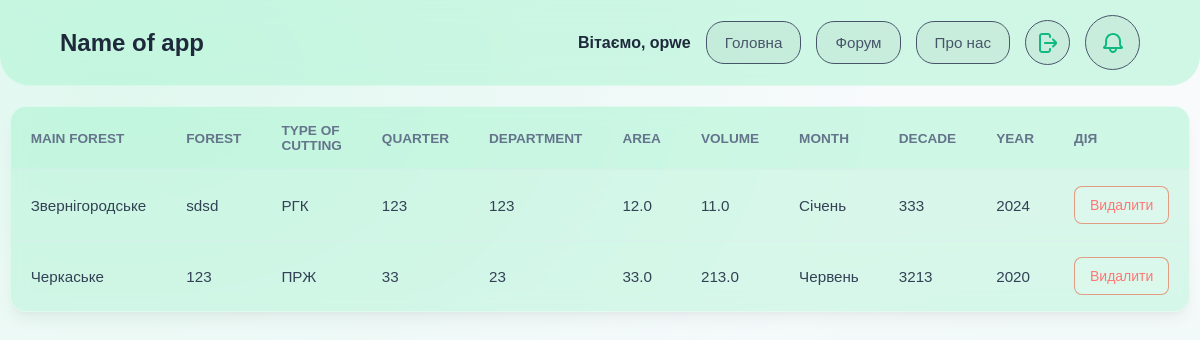
The app's page /favorite (signed in) with its own data.
### DB.py (models this page shows, shortened)
class User(UserMixin, db.Model):
    id = db.Column(db.Integer, primary_key=True)
    isAdmin = db.Column(db.Boolean, default=False)
    username = db.Column(db.String(150), unique=True, nullable=False)
    gmail = db.Column(db.String(150), unique=True, nullable=False)
    password_hash = db.Column(db.String(256), nullable=False)

class Forest(db.Model):
    id = db.Column(db.Integer, primary_key=True)
    mainForest = db.Column(db.String(100), nullable=False)
    forest = db.Column(db.String(100), nullable=False)
    typeCutting = db.Column(db.String(100), nullable=False)
    quarter = db.Column(db.String(100), nullable=False)
    department = db.Column(db.String(100), nullable=False)
    area = db.Column(db.Float, nullable=False)
    volumeForestManagement = db.Column(db.Float, nullable=False)
    month = db.Column(db.String(50), nullable=False)
    decade = db.Column(db.String(50), nullable=False)
    year = db.Column(db.Integer, nullable=False)

### app.py (the view)
@app.route('/favorite')
@login_required
def favorite():
    user_favorites = Favorite.query.filter_by(userID=current_user.id).all()
    forest_ids = [fav.forestID for fav in user_favorites]
    favorite_forests = Forest.query.filter(Forest.id.in_(forest_ids)).all()
    commitDb = Comits.query.order_by(Comits.date.desc()).limit(5).all()
    return render_template('favorite.html', forests=favorite_forests, comits=commitDb)

### app.py (called while the page is built)
@login_manager.user_loader
def load_user(user_id):
    return User.query.get(int(user_id))

### templates/favorite.html (shortened to what this page needs)
<!DOCTYPE html>
<html lang="en">
<head>
    <link rel="stylesheet" href="{{ url_for('static', filename='styles/user-favorite-style.css') }}">
    <link rel="stylesheet" href="{{ url_for('static', filename='styles/forum-style.css') }}">
    <link rel="stylesheet" href="{{ url_for('static', filename='styles/commit.css') }}">
    <link rel="stylesheet" href="{{ url_for('static', filename='styles/btn-style.css') }}">
</head>
<body>
    <header>
        <h1>Name of app</h1>
        <div class="header-btn">
            {% if current_user.is_authenticated %}
                <span class="welcome-text">Вітаємо, {{ current_user.username }}</span>
                <a href="{{ url_for('main') }}"><button>Головна</button></a>
                <a href="{{ url_for('forum') }}"><button>Форум</button></a>
                <a href="{{ url_for('about_ass') }}"><button>Про нас</button></a>
                <a href="{{ url_for('logout') }}" class="logout-btn">
                </a>
                <button id="open-commit" class="logout-btn" style="width: 55px; height: 55px;">
                </button>
            {% else %}
                <a href="{{ url_for('login') }}"><button>Увійти</button></a>
                <a href="{{ url_for('register') }}"><button>Зареєструватись</button></a>
            {% endif %}
        </div>
    </header>
    <main>
        <table cellpadding="5" cellspacing="0">
            <thead>
                <tr>
                    <th>Main Forest</th>
                    <th>Forest</th>
                    <th>Type of Cutting</th>
                    <th>Quarter</th>
                    <th>Department</th>
                    <th>Area</th>
                    <th>Volume</th>
                    <th>Month</th>
                    <th>Decade</th>
                    <th>Year</th>
                    <th>Дія</th> </tr>
            </thead>
            <tbody>
                {% for forest in forests %}
                    <tr id="row-{{ forest.id }}">
                        <td>{{ forest.mainForest }}</td>
                        <td>{{ forest.forest }}</td>
                        <td>{{ forest.typeCutting }}</td>
                        <td>{{ forest.quarter }}</td>
                        <td>{{ forest.department }}</td>
                        <td>{{ forest.area }}</td>
                        <td>{{ forest.volumeForestManagement }}</td>
                        <td>{{ forest.month }}</td>
                        <td>{{ forest.decade }}</td>
                        <td>{{ forest.year }}</td>
                        <td>
                            <button class="action-btn delete-btn" onclick="removeFavorite({{ forest.id }}, this)">Видалити</button>
                        </td>
                    </tr>
                {% endfor %}
            </tbody>
        </table>
    </main>
</body>
</html>

### static/styles/user-favorite-style.css (style rules this page uses)
body { font-family: 'Nunito Sans', sans-serif; margin: 0; color: #334155; background-color: #f8fafc; background-image: radial-gradient(at 10% 10%, rgba(167, 243, 208, 0.3) 0px, transparent 50%), radial-gradient(at 90% 90%, rgba(167, 243, 208, 0.3) 0px, transparent 50%); background-attachment: fixed; min-height: 100vh; }
a { text-decoration: none; }
header { display: flex; justify-content: space-between; align-items: center; padding: 15px 40px; background: rgba(167, 243, 208, 0.5); backdrop-filter: blur(12px); -webkit-backdrop-filter: blur(12px); border-bottom: 1px solid rgba(255, 255, 255, 0.3); border-radius: 0px 0px 30px 30px; position: sticky; top: 0; z-index: 100; }
header h1 { font-size: 1.5rem; margin: 0; color: #1e293b; display: flex; align-items: center; gap: 10px; }
.header-btn { display: flex; align-items: center; gap: 15px; }
.header-btn button:not(.logout-btn) { text-decoration: none; background: rgba(0, 0, 0, 0.04); border: solid; border-width: 1px; cursor: pointer; padding: 12px 18px; font-family: inherit; font-size: 0.95rem; color: #475569; border-radius: 18px; transition: all 0.2s ease; display: flex; align-items: center; justify-content: center; }
.header-btn button { fill: currentColor; }
.header-btn .welcome-text { color: #1e293b; font-weight: 600; }
main { padding: 40px; display: flex; justify-content: center; }
table { width: 100%; max-width: 1200px; border-collapse: separate; border-spacing: 0; background: rgba(167, 243, 208, 0.4); backdrop-filter: blur(8px); -webkit-backdrop-filter: blur(8px); border-radius: 16px; overflow: hidden; border: 1px solid rgba(255, 255, 255, 0.3); box-shadow: 0 10px 15px -3px rgba(0, 0, 0, 0.05), 0 4px 6px -2px rgba(0, 0, 0, 0.03); }
thead th { font-size: 0.85rem; text-transform: uppercase; font-weight: 600; color: #64748b; text-align: left; padding: 16px 20px; background-color: rgba(167, 243, 208, 0.2); border-bottom: 1px solid rgba(226, 232, 240, 0.6); }
tbody td { padding: 16px 20px; border-bottom: 1px solid rgba(226, 232, 240, 0.4); font-size: 0.95rem; }
tbody tr:last-child td { border-bottom: none; }

### static/styles/forum-style.css (style rules this page uses)
header { width: 100%; display: flex; justify-content: space-between; align-items: center; padding-inline: 60px; box-sizing: border-box; }
main { display: flex; flex-direction: column; align-items: center; gap: 20px; padding-top: 20px; }

### static/styles/btn-style.css (style rules this page uses)
.action-btn { width: 100%; padding: 10px 15px; border-radius: 8px; border: 1px solid rgba(255, 255, 255, 0.3); background: rgba(255, 255, 255, 0.1); color: white; cursor: pointer; transition: all 0.3s ease; font-family: inherit; font-size: 14px; }
.delete-btn { border-color: rgba(232, 65, 24, 0.5); color: #ff7675; }
.logout-btn { width: 43px; height: 43px; text-decoration: none; background: rgba(0, 0, 0, 0.04); border: solid; border-width: 1px; cursor: pointer; font-family: inherit; font-size: 0.95rem; color: #475569; border-radius: 50%; transition: all 0.2s ease; display: flex; align-items: center; justify-content: center; }

### records on screen
User: username "opwe"
Forest: mainForest "Звернігородське", forest "sdsd", typeCutting "РГК", quarter "123", department "123", area "12.0", volumeForestManagement "11.0", month "Січень", decade "333", year "2024"
Forest: mainForest "Черкаське", forest "123", typeCutting "ПРЖ", quarter "33", department "23", area "33.0", volumeForestManagement "213.0", month "Червень", decade "3213", year "2020"
